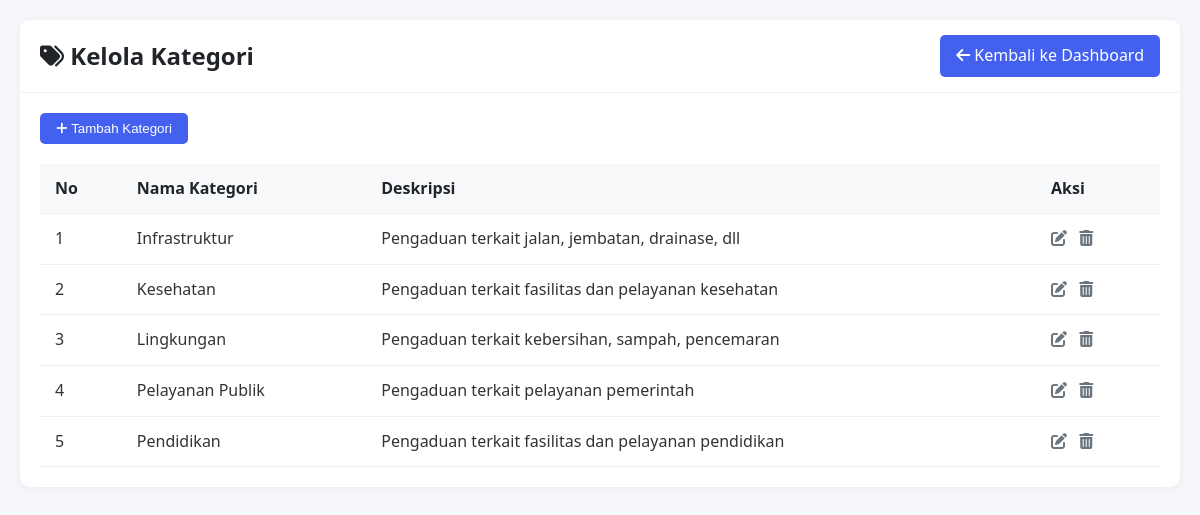
The app's page /admin/kategori.php (signed in) with its own data.
### tables this page shows
CREATE TABLE `kategori` (
  `id` int(11) NOT NULL AUTO_INCREMENT,
  `nama_kategori` varchar(100) NOT NULL,
  `deskripsi` text DEFAULT NULL,
  `created_at` timestamp NOT NULL DEFAULT current_timestamp(),
  PRIMARY KEY (`id`)
);

### admin/kategori.php (the view, shortened to what this page needs)
<?php
$database = new Database();
$db = $database->getConnection();
$query = "SELECT * FROM kategori ORDER BY nama_kategori ASC";
$stmt = $db->query($query);
$kategori_list = $stmt->fetchAll(PDO::FETCH_ASSOC);
?>
<!DOCTYPE html>
<html lang="id">
<head>
    <link rel="stylesheet" href="https://cdnjs.cloudflare.com/ajax/libs/font-awesome/6.0.0/css/all.min.css">
</head>
<body>
    <div class="container">
        <div class="card">
            <div class="card-header">
                <h2><i class="fas fa-tags"></i> Kelola Kategori</h2>
                <a href="dashboard.php" class="btn btn-primary">
                    <i class="fas fa-arrow-left"></i> Kembali ke Dashboard
                </a>
            </div>
            <div class="card-body">
                <div style="margin-bottom: 20px;">
                    <button class="btn btn-primary" onclick="tambahKategori()">
                        <i class="fas fa-plus"></i> Tambah Kategori
                    </button>
                </div>
                <?php if (count($kategori_list) > 0): ?>
                    <div class="table-responsive">
                        <table class="table">
                            <thead>
                                <tr>
                                    <th>No</th>
                                    <th>Nama Kategori</th>
                                    <th>Deskripsi</th>
                                    <th>Aksi</th>
                                </tr>
                            </thead>
                            <tbody>
                                <?php $no = 1; ?>
                                <?php foreach ($kategori_list as $kategori): ?>
                                    <tr>
                                        <td><?php echo $no++; ?></td>
                                        <td><?php echo htmlspecialchars($kategori['nama_kategori']); ?></td>
                                        <td><?php echo htmlspecialchars($kategori['deskripsi']); ?></td>
                                        <td class="action-buttons">
                                            <a href="#" onclick="editKategori(<?php echo htmlspecialchars(json_encode($kategori)); ?>); return false;" title="Edit">
                                                <i class="fas fa-edit"></i>
                                            </a>
                                            <a href="#" onclick="hapusKategori(<?php echo $kategori['id']; ?>)" title="Hapus">
                                                <i class="fas fa-trash-alt text-danger"></i>
                                            </a>
                                        </td>
                                    </tr>
                                <?php endforeach; ?>
                            </tbody>
                        </table>
                    </div>
                <?php endif; ?>
            </div>
        </div>
    </div>
</body>
</html>

### admin/kategori.php (style rules this page uses)
:root { --primary: #4361ee; --primary-light: #e6e9ff; --secondary: #3f37c9; --success: #4bb543; --danger: #f44336; --warning: #ff9800; --info: #2196f3; --light: #f8f9fa; --dark: #212529; --gray: #6c757d; }
body { font-family: 'Segoe UI', Tahoma, Geneva, Verdana, sans-serif; background-color: #f5f7fb; color: #333; margin: 0; padding: 0; line-height: 1.6; }
.container { max-width: 1200px; margin: 0 auto; padding: 20px; }
.card { background: white; border-radius: 10px; box-shadow: 0 2px 10px rgba(0, 0, 0, 0.05); margin-bottom: 20px; overflow: hidden; }
.card-header { padding: 15px 20px; border-bottom: 1px solid #eee; display: flex; justify-content: space-between; align-items: center; }
.card-header h2 { margin: 0; font-size: 1.5rem; color: var(--dark); }
.card-body { padding: 20px; }
.btn { display: inline-block; padding: 8px 16px; border-radius: 5px; text-decoration: none; font-weight: 500; cursor: pointer; transition: all 0.3s; border: none; }
.btn-primary { background-color: var(--primary); color: white; }
.table { width: 100%; border-collapse: collapse; }
.table th, .table td { padding: 12px 15px; text-align: left; border-bottom: 1px solid #eee; }
.table th { background-color: #f8f9fa; font-weight: 600; color: var(--dark); }
.action-buttons a { margin-right: 8px; color: var(--gray); text-decoration: none; }

### records on screen
kategori: nama_kategori "Infrastruktur", deskripsi "Pengaduan terkait jalan, jembatan, drainase, dll"
kategori: nama_kategori "Kesehatan", deskripsi "Pengaduan terkait fasilitas dan pelayanan kesehatan"
kategori: nama_kategori "Lingkungan", deskripsi "Pengaduan terkait kebersihan, sampah, pencemaran"
kategori: nama_kategori "Pelayanan Publik", deskripsi "Pengaduan terkait pelayanan pemerintah"
kategori: nama_kategori "Pendidikan", deskripsi "Pengaduan terkait fasilitas dan pelayanan pendidikan"
